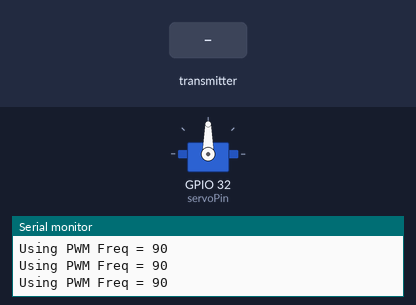
This sketch was run on a simulated ESP32. Parts: servo, the last lines printed to the serial monitor. Inputs (shaded band) come from the test bench.

Above: at 1.2 s.
1.3 s: the transmitter starts sending power = 1
At 1.8 s:
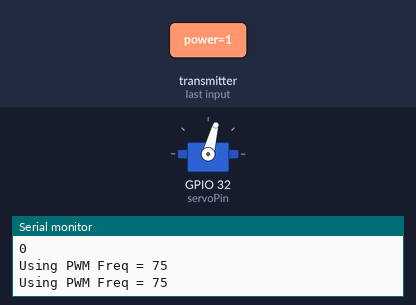
4.3 s: the transmitter starts sending power = 0
At 5.2 s:
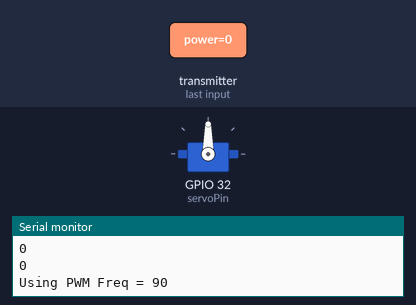
Timing chart, 0 to 7.3 s (numbered marks = the images above; inputs shaded):
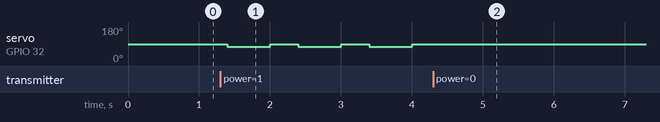

The sketch:

Motor.ino
```cpp
//Motor Controller Code

//Required Libraries Importation
#include <esp_now.h>
#include <WiFi.h>
#include <ESP32Servo.h>

Servo myservo;  // create servo object to control a servo

#define servoPin  32      // GPIO pin used to connect the servo control (digital out)
#define minSpeed  75
#define maxSpeed  65

#if defined(ARDUINO_ESP32S2_DEV)
#define potPin 10       // GPIO pin used to connect the potentiometer (analog in)
#else
#define potPin 34       // GPIO pin used to connect the potentiometer (analog in)
#endif
#define ADC_Max 4096    // This is the default ADC max value on the ESP32 (12 bit ADC width);
                          // this width can be set (in low-level oode) from 9-12 bits, for a
                          // a range of max values of 512-4096

//float val;    // variable to read the value from the analog pin

// Structure example to receive data
// Must match the sender structure
typedef struct buttonState_set {
  bool power = 0;      // 0 for not pressed, 1 for pressed
  bool motorUp = 0;    // 0 for not pressed, 1 for pressed
  bool motorDown = 0;  // 0 for not pressed, 1 for pressed
  bool nextImg = 0;    // 0 for not pressed, 1 for pressed, motor does not care
  bool prevImg = 0;    // 0 for not pressed, 1 for pressed, motor does not care
} buttonState_struct;

// Create a struct_message called myData
buttonState_struct myData;
bool onOff = 0; //0 for off, 1 for on
int motorSpeed = 90; //90 for off, 65 for highest speed desired, 75 for slowest

// callback function that will be executed when data is received
void OnDataRecv(const uint8_t * mac, const uint8_t *incomingData, int len) {
  myData.power = 0; myData.motorUp = 0; myData.motorDown = 0;
  myData.nextImg = 0; myData.prevImg = 0;
  memcpy(&myData, incomingData, sizeof(myData));
  myData.nextImg = 0; myData.prevImg = 0;
  Serial.println(myData.power);
  Serial.println(myData.motorUp);
  Serial.println(myData.motorDown);
  Serial.println(myData.nextImg);
  Serial.println(myData.prevImg);
  if (myData.power) {
    //the power button was pressed
    if (!onOff) //if off
    {
      onOff = 1;
      //turn the motor on at slowest speed
      motorSpeed = minSpeed; //75 is the slowest speed we want
    }
    else {
      //turn the motor off
      onOff = 0;
      motorSpeed = 90; //90 is off
    }

  }
  else if (myData.motorUp)
  {
    //increase the motor speed
    if (motorSpeed > maxSpeed && motorSpeed <= minSpeed)
    {
      motorSpeed = motorSpeed - 2;
    }
  }
  else if (myData.motorDown)
  {
    //decrease the motor speed
    if (motorSpeed < minSpeed && motorSpeed >= maxSpeed)
    {
      motorSpeed = motorSpeed + 2;
    }
  }
}

void setup() {
  // put your setup code here, to run once:
  // Initialize Serial Monitor
  Serial.begin(115200);
  while (!Serial);
  // Allow allocation of all timers
  ESP32PWM::allocateTimer(0);
  ESP32PWM::allocateTimer(1);
  ESP32PWM::allocateTimer(2);
  ESP32PWM::allocateTimer(3);
  myservo.setPeriodHertz(50);// Standard 50hz servo
  myservo.attach(servoPin, 500, 2500);   // attaches the servo on pin 18 to the servo object
                                         // using SG90 servo min/max of 500us and 2400us
                                         // for MG995 large servo, use 1000us and 2000us,
                                         // which are the defaults, so this line could be
                                         // "myservo.attach(servoPin);"

  // Set device as a Wi-Fi Station
  WiFi.mode(WIFI_STA);

  // Init ESP-NOW
  if (esp_now_init() != ESP_OK) {
    Serial.println("Error initializing ESP-NOW");
    return;
  }

  // Once ESPNow is successfully Init, we will register for recv CB to
  // get recv packer info
  esp_now_register_recv_cb(OnDataRecv);
}

void loop() {
  //val = analogRead(potPin);             // read the value of the potentiometer (value between 0 and 1023)
  //val = map(val, 0, ADC_Max, 0, 180);   // scale it to use it with the servo (value between 0 and 180)
  //val = map(val, 0, ADC_Max, maxSpeed, 90);   //limiting motor speed to values previously discovered experimentaly
  myservo.write(motorSpeed);              // set the servo position according to the scaled value
  Serial.print(F("Using PWM Freq = "));
  Serial.println(motorSpeed);
  delay(200);                          // wait for the servo to get there
}
```

Measured:
- after the input at 1.3 s, servo on GPIO 32 (servoPin): alternates 90° for 0.40 s and 75° for 0.60 s, starting after 0.10 s
- after the input at 4.3 s, servo on GPIO 32 (servoPin): stops changing and stays 90°
